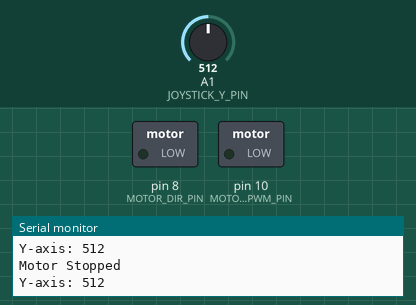
Bench run of a sketch on a simulated Arduino Uno, built with avr-gcc and run on an emulated ATmega328P. On the bench: switched loads named in the sketch (green lamp = pin HIGH), the last lines printed to the serial monitor. The inputs (shaded band) are chosen by the test bench; at power-on: A1 (JOYSTICK_Y_PIN) = 512.

Above: at 1.2 s.
1.3 s: A1 (JOYSTICK_Y_PIN) set to 13
2.8 s: A1 (JOYSTICK_Y_PIN) set to 10
At 3.7 s:
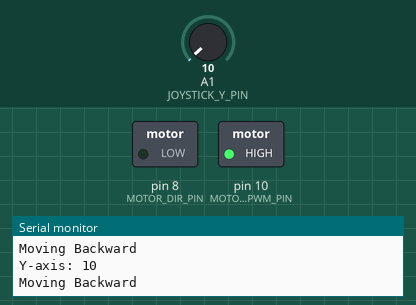
4.3 s: A1 (JOYSTICK_Y_PIN) set to 1023
At 5.1 s:
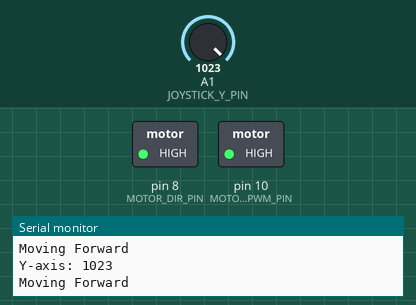
5.8 s: A1 (JOYSTICK_Y_PIN) set to 998
At 6.2 s:
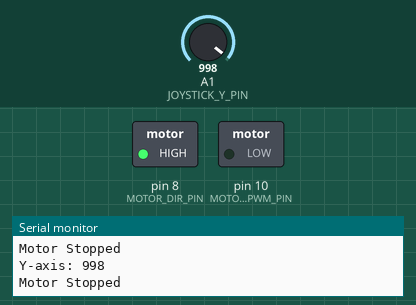
7.3 s: A1 (JOYSTICK_Y_PIN) set to 0
At 8.3 s:
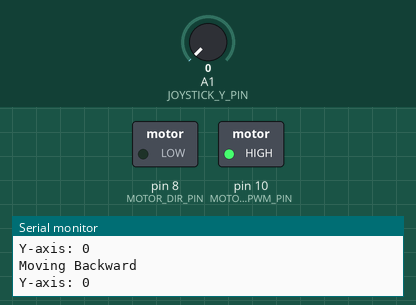
8.8 s: A1 (JOYSTICK_Y_PIN) set to 122
At 9.5 s:
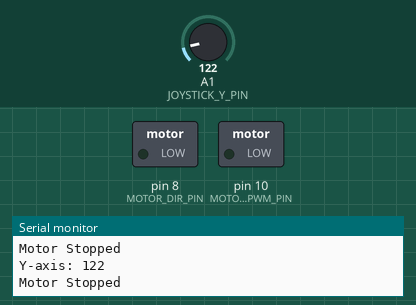
Timing chart, 0 to 11.3 s (numbered marks = the images above; inputs shaded):
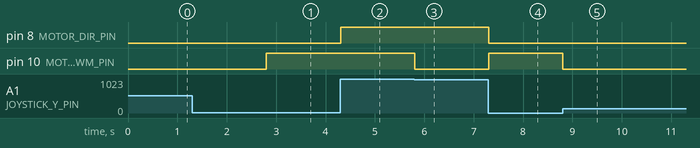

Measured:
- the behaviour switches between 12 and 11 on A1 (JOYSTICK_Y_PIN) (found by bisection; images 0 and 1)
- the behaviour switches between 1013 and 1012 on A1 (JOYSTICK_Y_PIN) (found by bisection; images 2 and 3)
- after the input at 2.8 s, pin 10 (MOTOR_PWM_PIN): LOW → HIGH at once
- after the input at 4.3 s, pin 8 (MOTOR_DIR_PIN): LOW → HIGH at once
- after the input at 5.8 s, pin 10 (MOTOR_PWM_PIN): HIGH → LOW at once
- after the input at 7.3 s, pin 8 (MOTOR_DIR_PIN): HIGH → LOW at once; pin 10 (MOTOR_PWM_PIN): LOW → HIGH at once
- after the input at 8.8 s, pin 10 (MOTOR_PWM_PIN): HIGH → LOW at once

The sketch:

Motor_with_Joystick.ino
```cpp
#define JOYSTICK_Y_PIN A1  // Joystick Y-axis
#define MOTOR_DIR_PIN 8    // Motor direction pin
#define MOTOR_PWM_PIN 10   // PWM pin for speed control

void setup() {
    Serial.begin(115200);  // Debugging

    // Set motor control pins
    pinMode(MOTOR_DIR_PIN, OUTPUT);
    pinMode(MOTOR_PWM_PIN, OUTPUT);
}

void loop() {
    int yValue = analogRead(JOYSTICK_Y_PIN);  // Read Y-axis value

    // Debugging: Print joystick values
    Serial.print("Y-axis: ");
    Serial.println(yValue);

    // Define threshold values for forward, backward, and stop
    int center = 512;  // Neutral position (joystick centered)
    int deadZone = 500; // Large dead zone (to avoid small movements)

    // Determine motor movement
    if (yValue > center + deadZone) {  // Move forward
        moveForward(map(yValue, center + deadZone, 1023, 100, 255));  // Scale speed
    }
    else if (yValue < center - deadZone) {  // Move backward
        moveBackward(map(yValue, 0, center - deadZone, 255, 100));  // Scale speed
    }
    else {  // Stop motor (inside deadzone)
        stopMotor();
    }

    delay(10);  // Small delay for stability
}

void moveForward(int speed) {
    digitalWrite(MOTOR_DIR_PIN, 1);  // Forward direction
    digitalWrite(MOTOR_PWM_PIN, HIGH);  // Set speed
    Serial.println("Moving Forward");
}

void moveBackward(int speed) {
    digitalWrite(MOTOR_DIR_PIN, 0);  // Backward direction
    digitalWrite(MOTOR_PWM_PIN, HIGH); // Set speed
    Serial.println("Moving Backward");
}

void stopMotor() {
    analogWrite(MOTOR_PWM_PIN, 0);  // Stop motor
    Serial.println("Motor Stopped");
}
```
